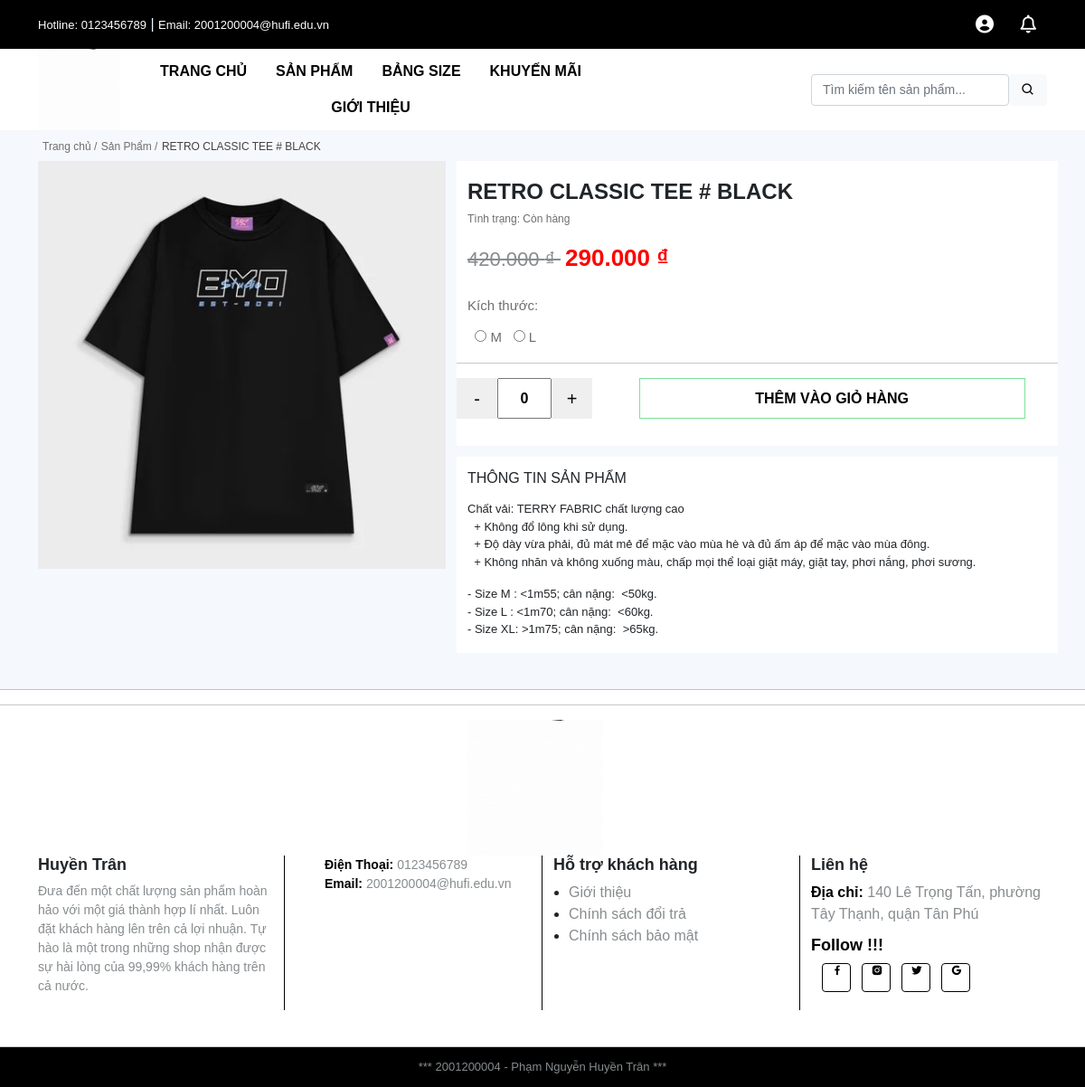
Screenshot of /ChiTietSanPham.php?id=1 with the database file from the repository.
### tables this page shows
CREATE TABLE `ao` (
  `id` int NOT NULL,
  `name` varchar(255) NOT NULL,
  `description` text NOT NULL,
  `sale` varchar(10) NOT NULL,
  `sale_price` int NOT NULL,
  `cost` int NOT NULL,
  `image` varchar(255) NOT NULL,
  `type` varchar(50) NOT NULL
);

### class/Product.php (called while the page is built, shortened)
<?php
class Product
{
    public static function getOneByID($pdo, $id)
    {
        $sql = "SELECT * FROM ao WHERE id=:id";
        $stmt = $pdo->prepare($sql);
        $stmt->bindValue(':id', $id, PDO::PARAM_INT);
        if($stmt->execute())
        {
            $stmt->setFetchMode(PDO::FETCH_CLASS,'Product');
            return $stmt->fetch();
        }
    }
}
?>

### ChiTietSanPham.php (the view, shortened to what this page needs)
<?php
require 'class/Database.php';
require 'class/Product.php';
$id = $_GET["id"];
$db = new Database();
$pdo = $db->getConnect();
$product = Product::getOneByID($pdo, $id);
?>
<?php include './include/header.php'; ?>
<div class="content-section">
    <div class="container">
            <?php if ($product->id == $id) : ?>
                <div class="product-menu">
                    <div class="product-menu-lists">
                        <ol class="product-menu-list">
                            <li><a href="./index.php">Trang chủ / </a></li>
                            <li><a href="./SanPham.php">Sản Phẩm / </a></li>
                            <li><?php echo $product->name ?></li>
                        </ol>
                    </div>
                </div>
            <?php endif; ?>
    </div>
    <div class="product-Details">
        <div class="container">
            <div class="row">
                    <?php if ($product->id == $id) : ?>
                        <div class="col-md-5 product-gallery">
                            <div class="product-content-gallery">
                                <div class="product-gallery-img">
                                    <img src="./mode/img-Aothun/<?php echo $product->image ?>" class="img-fluid" alt="">
                                </div>
                            </div>
                        </div>
                        <div class="col-md product-detail">
                            <div class="product-content-detail">
                                <div class="row product-order">
                                    <div class="product-order-heading">
                                        <h1><?php echo $product->name ?></h1>
                                        <h6>Tình trạng: Còn hàng</h6>
                                    </div>
                                    <div class="product-order-price">
                                        <span class="pro-price-del">
                                            <?php echo number_format($product->cost, 0, ',', '.')?> ₫
                                        </span>
                                        <span class="pro-price">
                                            <?php echo number_format($product->sale_price, 0, ',', '.')?> ₫
                                        </span>
                                    </div>
                                    <div class="product-order-size">
                                        <div class="pro-size-text">
                                            Kích thước:
                                        </div>
                                        <div class=" pro-size-set">
                                            <form action="">
                                                &nbsp;&nbsp;<input type="radio" id="html" name="fav_language" value="M"> M
                                                &nbsp;&nbsp;<input type="radio" id="html" name="fav_language" value="L"> L
                                            </form>
                                        </div>
                                    </div>
                                    <hr>
                                    <div class="row product-order-actions">
                                        <div class=" col-md-4 row product-order-quantity">
                                            <button onclick="clickDecrease()" type="button">-</button>
                                            <input type="text" class="quantity-input" value="0" id="result">
                                            <button onclick="clickIncrease()" type="button">+</button>
                                        </div>
                                        <div class="col-md porduct-order-buying">
                                            <button class="btn-pro-order-buying" type="button">
                                                <a href="SanPham.php?action=addcart&proid=<?= $product->id ?>" class="nav-link">THÊM VÀO GIỎ HÀNG</a>
                                            </button>
                                        </div>
                                    </div>
                                </div>
                            </div>
                            <div class="product-description">
                                <div class="row product-des">
                                    <div class="product-des-heading">
                                        <span>THÔNG TIN SẢN PHẨM</span>
                                    </div>
                                    <div class="product-des-text">
                                        <p><?php echo $product->description ?></p>
                                        <p>- Size M : &lt;1m55; cân nặng: &nbsp;&lt;50kg.
                                        </br>- Size L : &lt;1m70; cân nặng: &nbsp;&lt;60kg.
                                        </br>- Size XL: &gt;1m75; cân nặng: &nbsp;&gt;65kg.</p>
                                    </div>
                                </div>
                            </div>
                        </div>
                    <?php endif; ?>
            </div>
        </div>
    </div>
    <hr>
</div>
<?php include './include/footer.php'; ?>

### product.css (style rules this page uses)
.product-menu-list li { display: inline-block; font-size: 12px; color: rgb(67, 66, 66) }
.product-menu-list li a { color: rgb(111, 110, 110); }
.product-menu-list { padding: 5px; margin: 0px; }
.product-content-gallery { background-color: #fff; }
.product-gallery-img img { width: 100%; }
.product-order .product-order-heading h1 { font-size: 24px; margin: 20px 0 8px; font-weight: 600; }
.product-order .product-order-heading h6 { font-size: 12px; color: rgb(111, 110, 110); margin-bottom: 17px; }
span.pro-price-del { font-size: 28px; color: #878c8f; text-decoration: line-through; font-weight: 300; font-size: 22px; }
span.pro-price { font-size: 26px; margin-left: 5px; color: red; font-weight: 600; }
.product-order { background-color: #fff; }
.product-order .product-order-size { margin-top: 22px; }
.product-order .product-order-size { font-size: 15px; color: rgb(111, 110, 110); margin-bottom: 17px; }
.product-order .pro-size-set { margin-top: 12px; }
.product-order-actions { margin-left: 0px; }
.product-order-actions .product-order-quantity button { font-size: 20px; width: 45px; height: 45px; border: none; }
.product-order-quantity { margin-bottom: 30px; }
.product-order-quantity .quantity-input { width: 60px; height: 45px; text-align: center; font-weight: 600; }
.porduct-order-buying .btn-pro-order-buying { height: 45px; border: 1px solid rgb(122, 226, 153); width: 427px; font-weight: 600; background-color: #fff; }
.product-description { margin-top: 12px; }
.product-des { background-color: #fff; }
.product-des-heading { padding: 12px; }
.product-des-text { font-size: 13px; }
.product-Details { margin-bottom: 40px; }

### rows the page displays
ao: name "RETRO CLASSIC TEE # BLACK", image (picture), cost "420.000", sale_price "290.000", description "Chất vải: TERRY FABRIC chất lượng cao + Không đổ lông khi sử dụng. + Độ dày vừa phải, đủ mát mẻ để mặc vào mùa hè và đủ ấm áp để mặc vào mùa đông. + Không nhăn và không xuống màu, chấp mọi thể loại giặt máy, giặt tay, phơi nắng, phơi sương."
